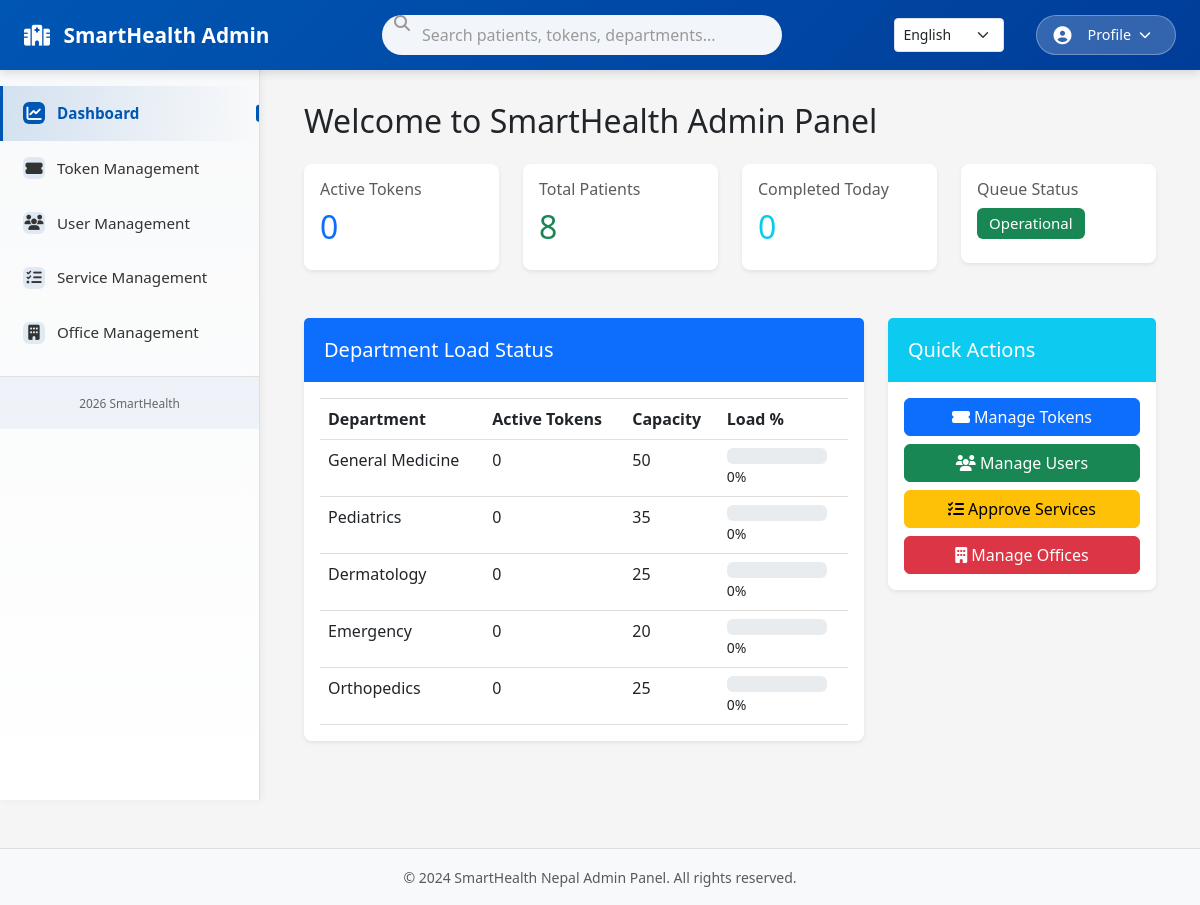
Screenshot of /admin/frontend/views/dashboard/ (signed in) with the database file from the repository.
### tables this page shows
CREATE TABLE `departments` (
  `id` int(11) NOT NULL AUTO_INCREMENT,
  PRIMARY KEY (`id`),
  `name_en` varchar(100) DEFAULT NULL,
  `name_ne` varchar(100) DEFAULT NULL,
  `description_en` text DEFAULT NULL,
  `description_ne` text DEFAULT NULL,
  `max_capacity` int(11) DEFAULT 50,
  `avg_service_time` int(11) DEFAULT 30,
  `current_load` int(11) DEFAULT 0,
  `is_active` tinyint(1) DEFAULT 1,
   
  `hospital_id` int(11) DEFAULT NULL,
  `dept_name` varchar(100) DEFAULT NULL,
  `capacity` int(11) DEFAULT NULL,
  `created_at` timestamp NOT NULL DEFAULT current_timestamp()
);

### admin/backend/lang/en.php (called while the page is built)
<?php
$lang = [
    'dashboard' => 'Dashboard',
    'token_management' => 'Token Management',
    'user_management' => 'User Management',
    'service_management' => 'Service Management',
    'office_management' => 'Office Management',
    'logout' => 'Logout',
    'welcome_admin' => 'Welcome to SmartHealth Admin Panel',
    'active_tokens' => 'Active Tokens',
    'total_patients' => 'Total Patients',
    'pending_services' => 'Pending Services',
    'queue_status' => 'Queue Status',
    'manage_tokens' => 'Manage Tokens',
    'active' => 'Active',
    'missed' => 'Missed',
    'completed' => 'Completed',
    'reschedule' => 'Reschedule',
    'mark_called' => 'Mark as Called',
    'mark_completed' => 'Mark as Completed',
    'manage_users' => 'Manage Users',
    'add_user' => 'Add User',
    'edit_user' => 'Edit User',
    'user_details' => 'User Details',
    'phone' => 'Phone',
    'name' => 'Name',
    'success' => 'Success',
    'error' => 'Error',
    'warning' => 'Warning',
    'loading' => 'Loading...',
];
?>

### admin/frontend/views/dashboard/index.php (the view, shortened to what this page needs)
<?php
require_once __DIR__ . '/../../../backend/init.php';
$is_superadmin = strtolower($_SESSION['admin_role']) === 'superadmin' || $_SESSION['admin_role'] === 'SuperAdmin';
$hospital_id = $_SESSION['hospital_id'] ?? null;
$activeTokensQuery = "SELECT COUNT(*) as count FROM tokens t
                      WHERE t.status = 'Active' AND DATE(t.created_at) = CURDATE()";
$activeTokensResult = $db->query($activeTokensQuery);
$activeTokens = $activeTokensResult ? $activeTokensResult->fetch_assoc()['count'] ?? 0 : 0;
$totalPatientsQuery = "SELECT COUNT(DISTINCT u.id) as count FROM users u
                      INNER JOIN tokens t ON u.id = t.user_id";
$totalPatientsResult = $db->query($totalPatientsQuery);
$totalPatients = $totalPatientsResult ? $totalPatientsResult->fetch_assoc()['count'] ?? 0 : 0;
$completedTokensQuery = "SELECT COUNT(*) as count FROM tokens t
                        WHERE t.status = 'Completed' AND DATE(t.created_at) = CURDATE()";
$completedTokensResult = $db->query($completedTokensQuery);
$completedTokens = $completedTokensResult ? $completedTokensResult->fetch_assoc()['count'] ?? 0 : 0;
if ($is_superadmin) {
    $departmentsQuery = "SELECT d.id, d.name_en, d.name_ne, d.max_capacity, d.current_load,
                        COUNT(t.id) as active_count
                        FROM departments d
                        LEFT JOIN tokens t ON d.id = t.department_id AND t.status = 'Active' AND DATE(t.created_at) = CURDATE()
                        GROUP BY d.id
                        ORDER BY active_count DESC LIMIT 5";
} else {
    $departmentsQuery = "SELECT d.id, d.name_en, d.name_ne, d.max_capacity, d.current_load,
                        COUNT(t.id) as active_count
                        FROM departments d
                        LEFT JOIN tokens t ON d.id = t.department_id AND t.status = 'Active' AND DATE(t.created_at) = CURDATE()
                        GROUP BY d.id
                        ORDER BY active_count DESC LIMIT 5";
}
$departments = $db->query($departmentsQuery);
require_once __DIR__ . '/../layouts/header.php';
require_once __DIR__ . '/../layouts/sidebar.php';
?>
<div class="container-fluid">
    <h2 class="mb-4"><?php echo $lang['welcome_admin'] ?? 'Dashboard'; ?></h2>
    <div class="row mb-4">
        <div class="col-md-3">
            <div class="card shadow-sm">
                <div class="card-body">
                    <h6 class="text-muted"><?php echo $lang['active_tokens'] ?? 'Active Tokens'; ?></h6>
                    <h2 class="text-primary"><?php echo $activeTokens; ?></h2>
                </div>
            </div>
        </div>
        <div class="col-md-3">
            <div class="card shadow-sm">
                <div class="card-body">
                    <h6 class="text-muted"><?php echo $lang['total_patients'] ?? 'Total Patients'; ?></h6>
                    <h2 class="text-success"><?php echo $totalPatients; ?></h2>
                </div>
            </div>
        </div>
        <div class="col-md-3">
            <div class="card shadow-sm">
                <div class="card-body">
                    <h6 class="text-muted">Completed Today</h6>
                    <h2 class="text-info"><?php echo $completedTokens; ?></h2>
                </div>
            </div>
        </div>
        <div class="col-md-3">
            <div class="card shadow-sm">
                <div class="card-body">
                    <h6 class="text-muted"><?php echo $lang['queue_status'] ?? 'Queue Status'; ?></h6>
                    <h5><span class="badge bg-success">Operational</span></h5>
                </div>
            </div>
        </div>
    </div>
    <div class="row">
        <div class="col-md-8">
            <div class="card shadow-sm">
                <div class="card-header bg-primary text-white">
                    <h5 class="card-title mb-0">Department Load Status</h5>
                </div>
                <div class="card-body">
                    <table class="table table-hover">
                        <thead>
                            <tr>
                                <th>Department</th>
                                <th>Active Tokens</th>
                                <th>Capacity</th>
                                <th>Load %</th>
                            </tr>
                        </thead>
                        <tbody>
                            <?php if ($departments && $departments->num_rows > 0): ?>
                                <?php while ($dept = $departments->fetch_assoc()):
                                    $active = $dept['active_count'] ?? 0;
                                    $max_cap = $dept['max_capacity'] ?? 50;
                                    $load_percent = ($max_cap > 0) ? round(($active / $max_cap) * 100, 1) : 0;
                                    $dept_name = $dept['name_en'] ?? 'Department';
                                ?>
                                <tr>
                                    <td><?php echo htmlspecialchars($dept_name); ?></td>
                                    <td><?php echo $active; ?></td>
                                    <td><?php echo $max_cap; ?></td>
                                    <td>
                                        <div class="progress" style="width: 100px;">
                                        </div>
                                        <small><?php echo $load_percent; ?>%</small>
                                    </td>
                                </tr>
                                <?php endwhile; ?>
                            <?php else: ?>
                                <tr><td colspan="4" class="text-center">No department data available</td></tr>
                            <?php endif; ?>
                        </tbody>
                    </table>
                </div>
            </div>
        </div>
        <div class="col-md-4">
            <div class="card shadow-sm">
                <div class="card-header bg-info text-white">
                    <h5 class="card-title mb-0">Quick Actions</h5>
                </div>
                <div class="card-body">
                    <div class="d-grid gap-2">
                        <a href="/smarthealth_nepal/admin/frontend/views/token_management/active.php" class="btn btn-primary">
                            <i class="fas fa-ticket-alt"></i> Manage Tokens
                        </a>
                        <a href="/smarthealth_nepal/admin/frontend/views/user_management/index.php" class="btn btn-success">
                            <i class="fas fa-users"></i> Manage Users
                        </a>
                        <a href="/smarthealth_nepal/admin/frontend/views/service_management/approve.php" class="btn btn-warning">
                            <i class="fas fa-tasks"></i> Approve Services
                        </a>
                        <a href="/smarthealth_nepal/admin/frontend/views/office_management/list.php" class="btn btn-danger">
                            <i class="fas fa-building"></i> Manage Offices
                        </a>
                    </div>
                </div>
            </div>
        </div>
    </div>
</div>
<?php
require_once __DIR__ . '/../layouts/footer.php';
?>

### admin/public/assets/css/admin.css (style rules this page uses)
* { margin: 0; padding: 0; box-sizing: border-box; }
body { font-family: 'Segoe UI', Tahoma, Geneva, Verdana, sans-serif; background-color: #f5f5f5; }
.card { border: none; box-shadow: 0 2px 10px rgba(0, 0, 0, 0.05); }
.progress { background-color: #e9ecef; }

### admin/frontend/views/layouts/header.php (style rules this page uses)
:root { --primary-color: #0056b3; --secondary-color: #6c757d; --success-color: #28a745; --danger-color: #dc3545; --warning-color: #ffc107; --info-color: #17a2b8; }
body { font-family: 'Segoe UI', Tahoma, Geneva, Verdana, sans-serif; background-color: #f5f5f5; padding-top: 70px; }
.card { border: none; border-radius: 8px; box-shadow: 0 2px 8px rgba(0, 0, 0, 0.08); margin-bottom: 1.5rem; }
.card-header { border-radius: 8px 8px 0 0; border: none; padding: 1.25rem; font-weight: 600; }
.table { margin-bottom: 0; }
.table thead { background-color: #f8f9fa; border-top: 1px solid #ddd; }
.table tbody tr { border-bottom: 1px solid #ddd; }
.badge { padding: 0.5rem 0.75rem; font-weight: 500; }

### rows the page displays
departments: name_en "General Medicine", active "0", max_capacity "50", load_percent "0"
departments: name_en "Pediatrics", active "0", max_capacity "35", load_percent "0"
departments: name_en "Dermatology", active "0", max_capacity "25", load_percent "0"
departments: name_en "Emergency", active "0", max_capacity "20", load_percent "0"
departments: name_en "Orthopedics", active "0", max_capacity "25", load_percent "0"

### other values shown
$lang['dashboard'] "Dashboard"
$lang['token_management'] "Token Management"
$lang['user_management'] "User Management"
$lang['service_management'] "Service Management"
$lang['office_management'] "Office Management"
$lang['welcome_admin'] "Welcome to SmartHealth Admin Panel"
$lang['active_tokens'] "Active Tokens"
$activeTokens "0"
$lang['total_patients'] "Total Patients"
$totalPatients "8"
$completedTokens "0"
$lang['queue_status'] "Queue Status"
